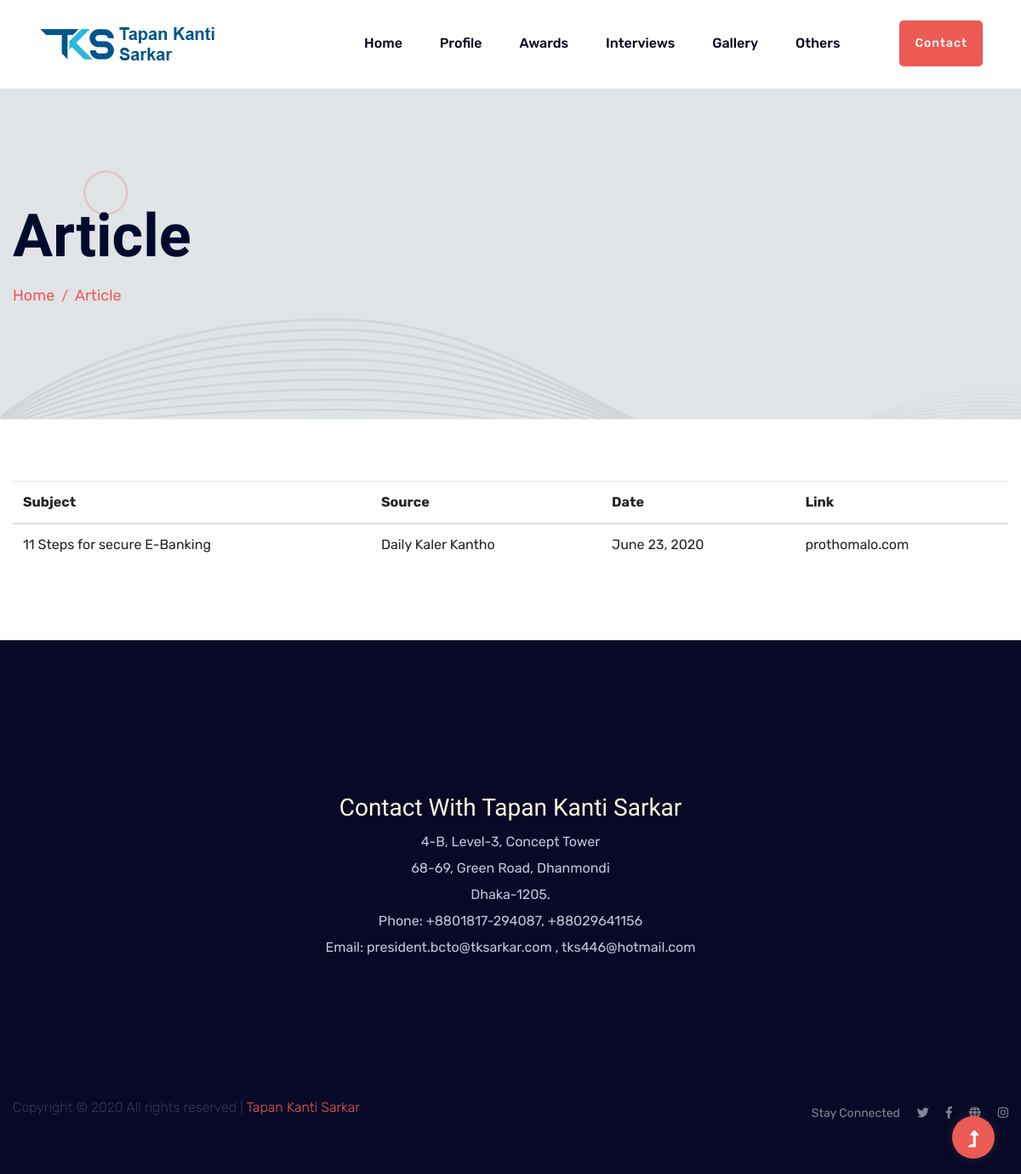
Page /article on the committed database.
### app_tks/models.py (models this page shows, shortened)
class Article(models.Model):
    Subject = models.CharField(max_length=150)
    Source = models.CharField(max_length=150)
    Date = models.DateField()
    Link = models.CharField(max_length=150)

### app_tks/views.py (the view)
# urls.py: path('article', views.article, name= 'article'),
def article(request):
    article = Article.objects.all()
    return render(request, 'article.html',
    {'article': article}
    )

### Templates/article.html
{% extends 'base.html' %}
{% block content %}
{% load static %}
        <div class="slider-area ">
            <div class="slider-height2 d-flex align-items-center">
                <div class="container">
                    <div class="row">
                        <div class="col-xl-12">
                            <div class="hero-cap">
                                <h2>Article</h2>
                                <nav aria-label="breadcrumb ">
                                    <ol class="breadcrumb">
                                    <li class="breadcrumb-item"><a href="/">Home</a></li>
                                    <li class="breadcrumb-item"><a href="{% url 'article' %}">Article</a></li>
                                    </ol>
                                </nav>
                            </div>
                        </div>
                    </div>
                </div>
            </div>
        </div>
        <div class="container"><br><br><br>
            <table class="table table-hover">
                <thead>
                  <tr>
                    <th scope="col">Subject</th>
                    <th scope="col">Source</th>
                    <th scope="col">Date</th>
                    <th scope="col">Link</th>
                  </tr>
                </thead>
                <tbody>
                  {% for art in article %}
                  <tr>
                    <td>{{ art.Subject }}</td>
                    <td>{{ art.Source }}</td>
                    <td>{{ art.Date }}</td>
                    <td>{{ art.Link }}</td>
                  </tr>
                  {% endfor %}
                </tbody>
              </table>
              <br><br><br>
        </div>
{% endblock %}

### rows in the picture
Article: Subject "11 Steps for secure E-Banking", Source "Daily Kaler Kantho", Date "June 23, 2020", Link "prothomalo.com"
